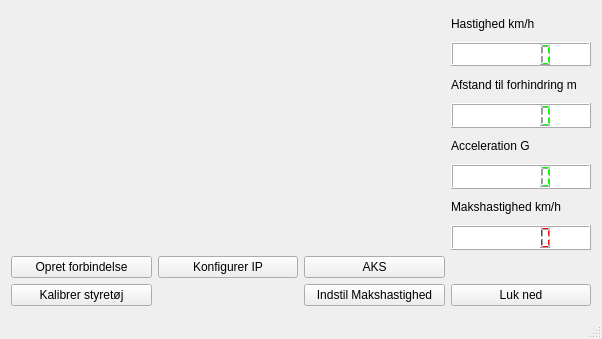
<?xml version="1.0" encoding="UTF-8"?>
<ui version="4.0">
 <class>MainWindow</class>
 <widget class="QMainWindow" name="MainWindow">
  <property name="geometry">
   <rect>
    <x>0</x>
    <y>0</y>
    <width>602</width>
    <height>339</height>
   </rect>
  </property>
  <property name="windowTitle">
   <string>MainWindow</string>
  </property>
  <widget class="QWidget" name="centralWidget">
   <layout class="QGridLayout" name="gridLayout">
    <item row="7" column="4">
     <widget class="QLCDNumber" name="lcdMakshastighed">
      <property name="styleSheet">
       <string notr="true">QLCDNumber{
    color: rgb(255, 0, 0);    
    background-color: rgb(255, 255, 255);
}</string>
      </property>
     </widget>
    </item>
    <item row="2" column="4">
     <widget class="QLabel" name="label_3">
      <property name="text">
       <string>Afstand til forhindring m</string>
      </property>
     </widget>
    </item>
    <item row="1" column="4">
     <widget class="QLCDNumber" name="lcdHastighed">
      <property name="styleSheet">
       <string notr="true">QLCDNumber{
    color: rgb(0, 255, 0);    
    background-color: rgb(255, 255, 255);
}</string>
      </property>
     </widget>
    </item>
    <item row="4" column="4">
     <widget class="QLabel" name="label_4">
      <property name="text">
       <string>Acceleration G</string>
      </property>
     </widget>
    </item>
    <item row="5" column="4">
     <widget class="QLCDNumber" name="lcdAcceleration">
      <property name="styleSheet">
       <string notr="true">QLCDNumber{
    color: rgb(0, 255, 0);    
    background-color: rgb(255, 255, 255);
}</string>
      </property>
     </widget>
    </item>
    <item row="3" column="4">
     <widget class="QLCDNumber" name="lcdAfstand">
      <property name="styleSheet">
       <string notr="true">QLCDNumber{
    color: rgb(0, 255, 0);    
    background-color: rgb(255, 255, 255);
}</string>
      </property>
     </widget>
    </item>
    <item row="8" column="0">
     <widget class="QPushButton" name="OpretForbindelse">
      <property name="text">
       <string>Opret forbindelse</string>
      </property>
     </widget>
    </item>
    <item row="6" column="4">
     <widget class="QLabel" name="label_6">
      <property name="text">
       <string>Makshastighed km/h</string>
      </property>
     </widget>
    </item>
    <item row="0" column="4">
     <widget class="QLabel" name="label_2">
      <property name="text">
       <string>Hastighed km/h</string>
      </property>
     </widget>
    </item>
    <item row="8" column="1">
     <widget class="QPushButton" name="KonfigurerIP">
      <property name="text">
       <string>Konfigurer IP</string>
      </property>
     </widget>
    </item>
    <item row="8" column="2">
     <widget class="QPushButton" name="AKS">
      <property name="text">
       <string>AKS</string>
      </property>
     </widget>
    </item>
    <item row="9" column="0">
     <widget class="QPushButton" name="KalibrerStyretoj">
      <property name="text">
       <string>Kalibrer styretøj</string>
      </property>
     </widget>
    </item>
    <item row="9" column="4">
     <widget class="QPushButton" name="LukNed">
      <property name="text">
       <string>Luk ned</string>
      </property>
     </widget>
    </item>
    <item row="0" column="0" rowspan="8" colspan="3">
     <widget class="VlcWidgetVideo" name="video" native="true"/>
    </item>
    <item row="9" column="2">
     <widget class="QPushButton" name="IndstilMaksHastighed">
      <property name="text">
       <string>Indstil Makshastighed</string>
      </property>
     </widget>
    </item>
   </layout>
  </widget>
  <widget class="QStatusBar" name="statusBar"/>
 </widget>
 <layoutdefault spacing="6" margin="11"/>
 <customwidgets>
  <customwidget>
   <class>VlcWidgetVideo</class>
   <extends>QWidget</extends>
   <header>vlc-qt/WidgetVideo.h</header>
   <container>1</container>
   <slots>
    <signal>fullscreen()</signal>
    <slot>toggleFullscreen()</slot>
   </slots>
  </customwidget>
 </customwidgets>
 <tabstops>
  <tabstop>OpretForbindelse</tabstop>
  <tabstop>KonfigurerIP</tabstop>
  <tabstop>AKS</tabstop>
  <tabstop>KalibrerStyretoj</tabstop>
  <tabstop>LukNed</tabstop>
 </tabstops>
 <resources/>
 <connections/>
</ui>
